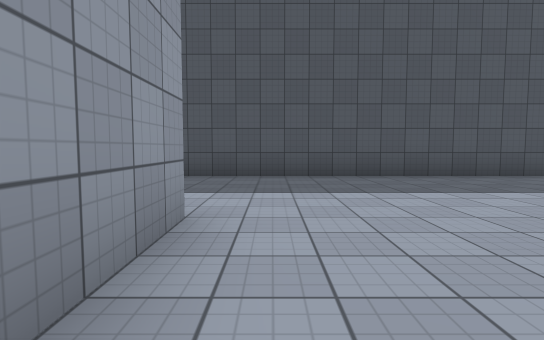
View 1 (above)

24 first-person views from a walk through a Unity game level. The camera is 1.2 m above the floor, tilts 4° down and sees 80° across. The floor is counted in squares, 2 m on a side. Each view is taken from the middle of a square. On the plan, view 1 faces up. The plan holds only what a view shows up to about 10 squares ahead; the rest is blank. The place goes on beyond the plan. Surface patterns are stand-ins for the level's own textures.

View 2
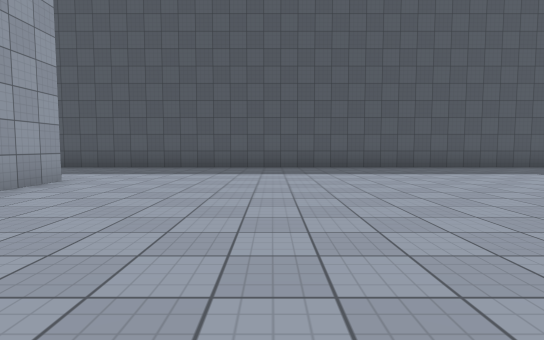

View 3
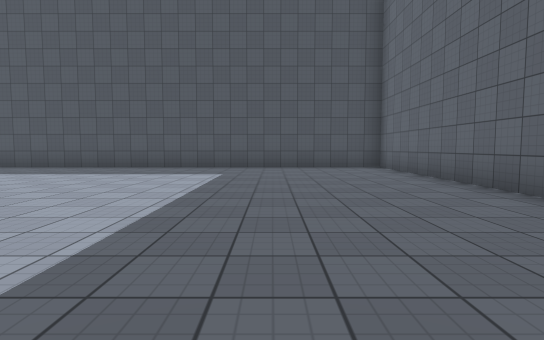

View 4
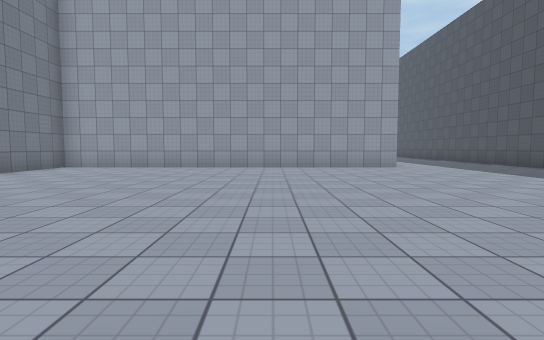

View 5
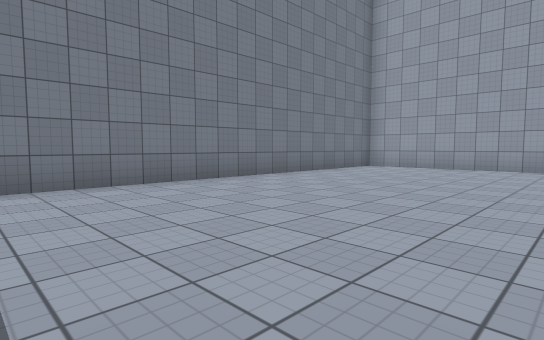

View 6
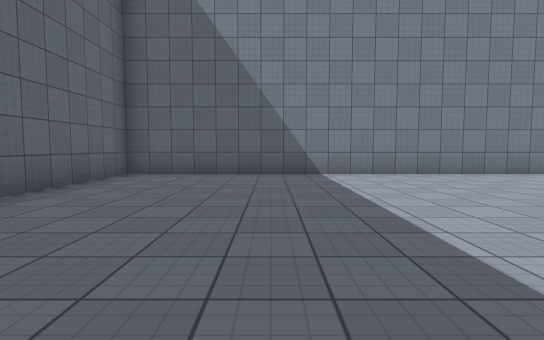

View 7
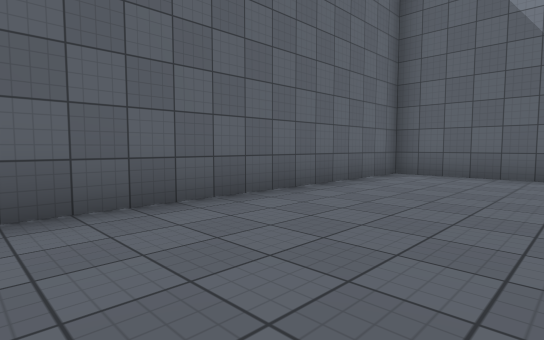

View 8
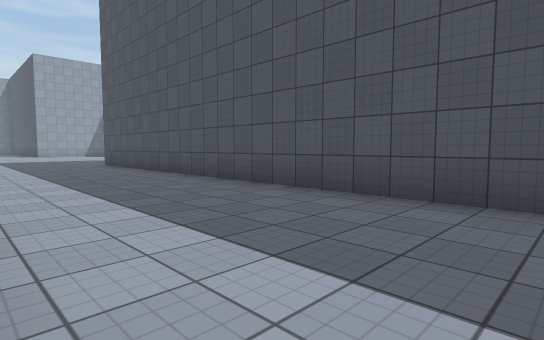

View 9
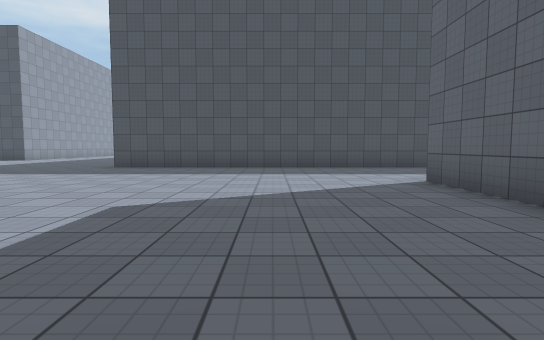

View 10
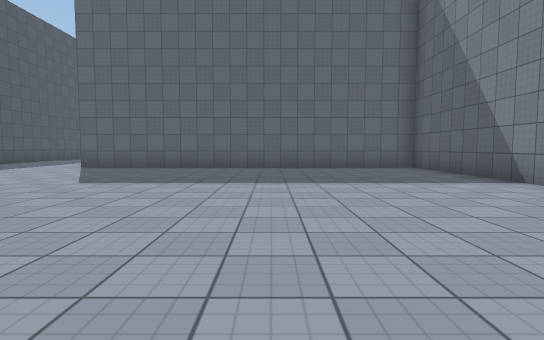

View 11
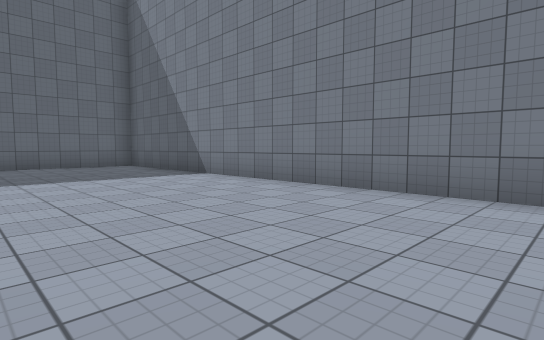

View 12
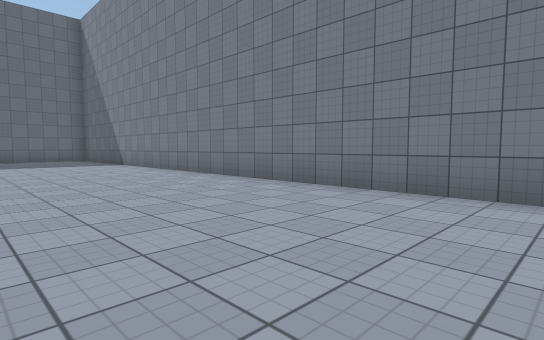

View 13
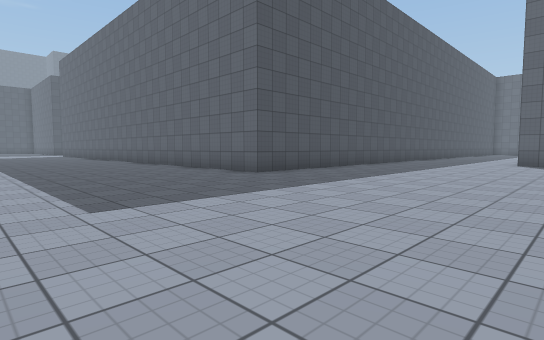

View 14
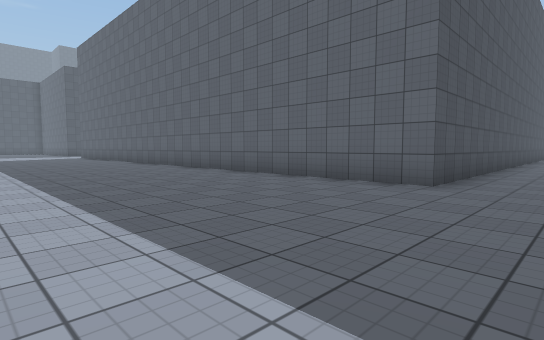

View 15
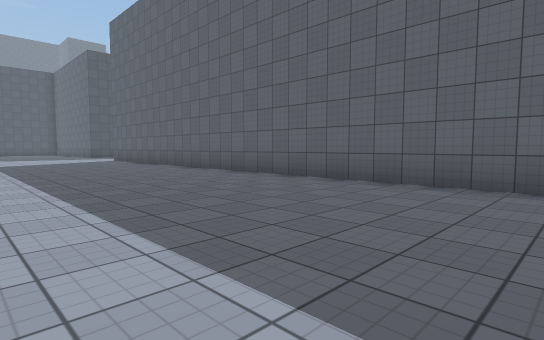

View 16
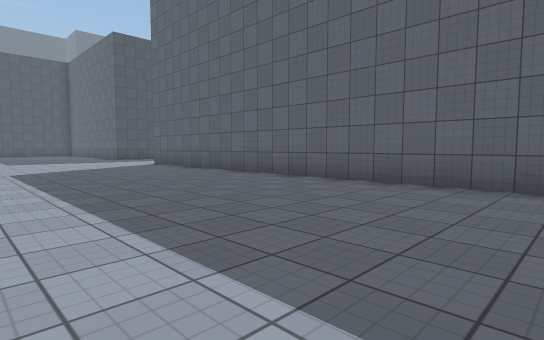

View 17
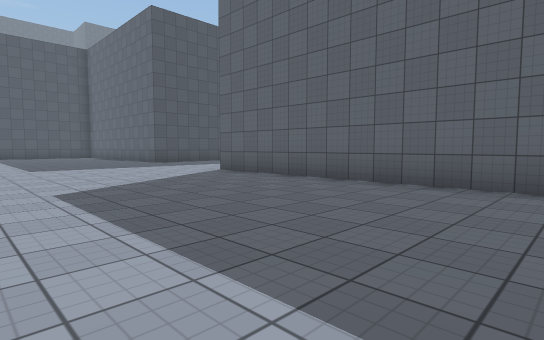

View 18
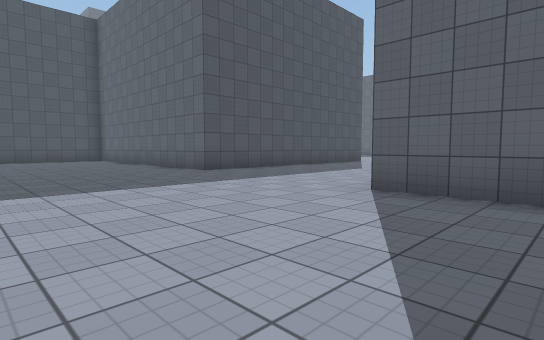

View 19
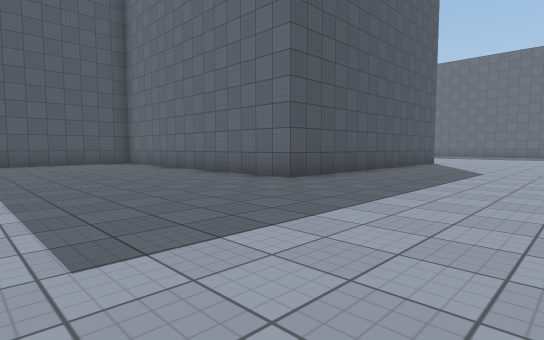

View 20
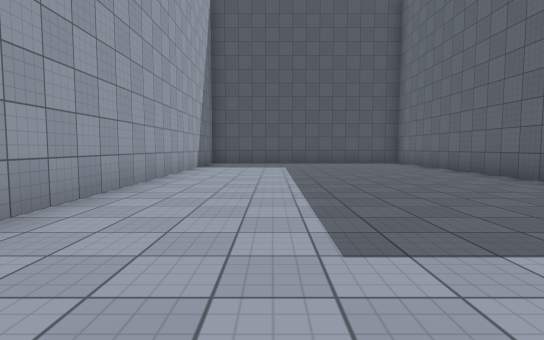

View 21
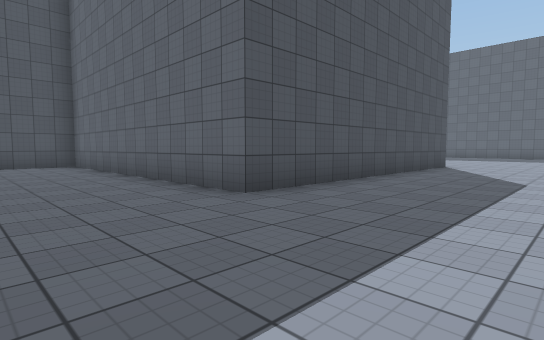

View 22
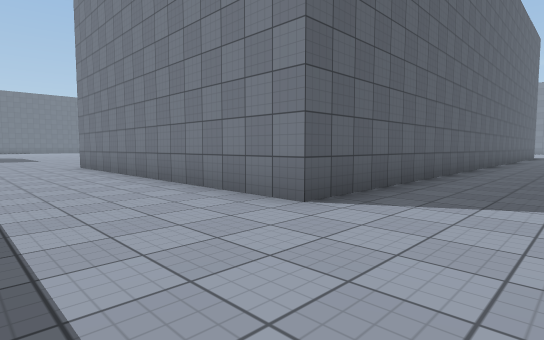

View 23
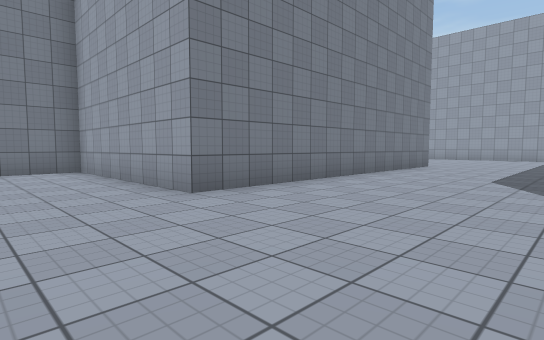

View 24
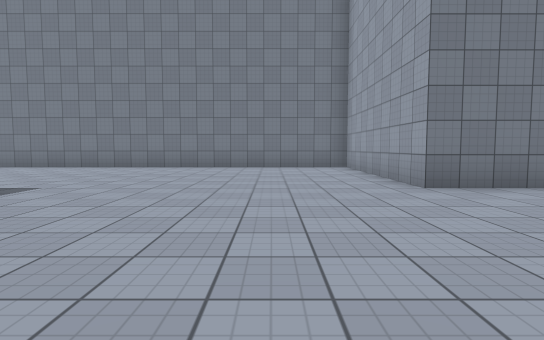

### Floor plan
Points are (right, up) in squares from view 1. A wall is a line through its corners. A room is listed if a view was taken in it or the views show most of it. See-through windows are left out.
Room 1 (views 1, 2, 3, 4, 5, 6, 7)
walls: (-0.7, 2.8) (-0.7, -7.3) (13.2, -7.3) (13.2, 6.8) (0.5, 6.8)
ways out: opening at (0, 4.5) to room 2
Room 2 (views 8, 9, 10, 11, 12, 13, 14, 15, 16, 17, 18, 19, 20, 21, 22, 23, 24)
walls: (-3.2, 30.2) (-11.2, 30.2) (-11.2, 37.5); (0.5, 6.8) (-11.7, 6.8) (-11.7, 25.3) (-3.3, 25.3) (-3.3, 20.3) (7.2, 20.3); (-18.2, 36) (-18.2, 28.6); (-19.8, -7.3) (-4.2, -7.3) (-4.2, 2.8)
ways out: opening at (0, 4.5) to room 1

Where each view was taken, in squares from view 1:
view 1: 0 up, 0 right, facing up
view 2: 3 down, 3 right, facing up
view 3: 3 down, 10 right, facing up
view 4: 1 down, 9 right, facing left
view 5: 2 down, 9 right, facing down-left
view 6: 0 up, 10 right, facing down
view 7: 0 up, 10 right, facing down-right
view 8: 3 up, 0 right, facing up-left
view 9: 3 down, 7 left, facing up
view 10: 3 down, 14 left, facing right
view 11: 3 down, 15 left, facing down-right
view 12: 3 down, 20 left, facing down-right
view 13: 1 up, 17 left, facing up-right
view 14: 5 up, 17 left, facing up-right
view 15: 10 up, 17 left, facing up-right
view 16: 14 up, 17 left, facing up-right
view 17: 18 up, 17 left, facing up-right
view 18: 23 up, 16 left, facing up-right
view 19: 26 up, 16 left, facing up-right
view 20: 26 up, 16 left, facing up
view 21: 27 up, 14 left, facing up-right
view 22: 28 up, 14 left, facing down-right
view 23: 29 up, 1 left, facing down-left
view 24: 30 up, 1 left, facing down
